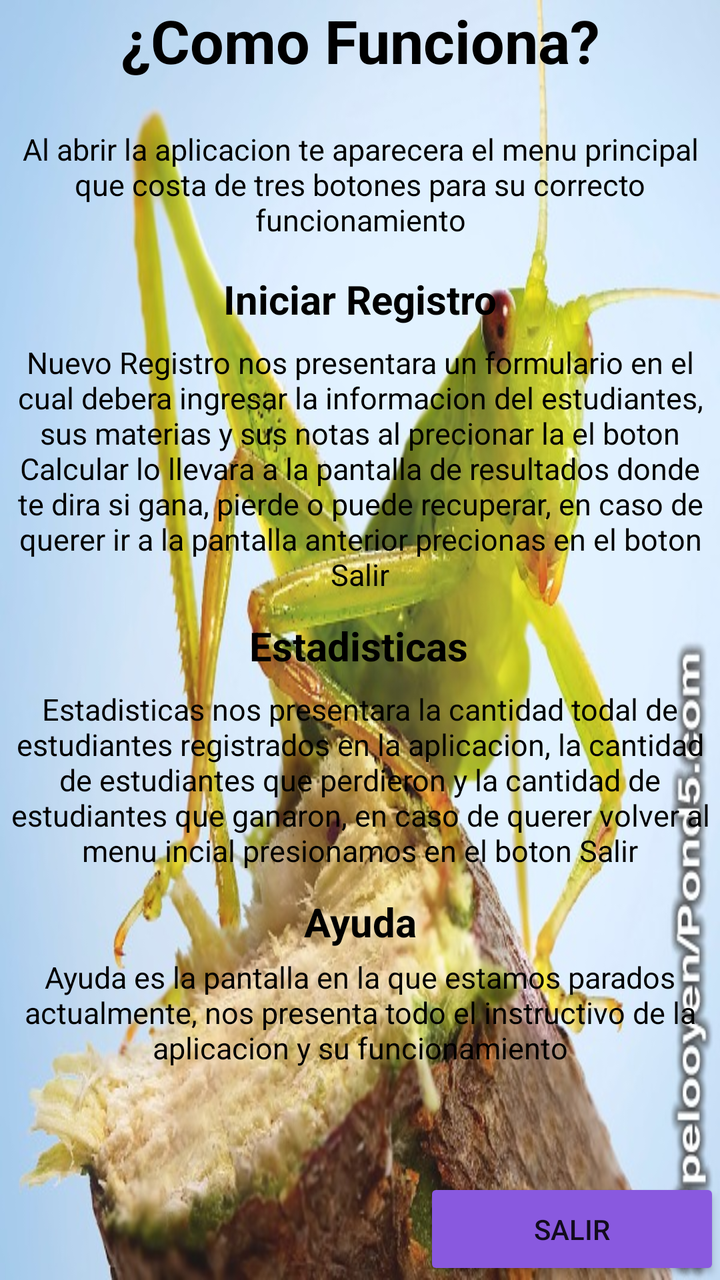
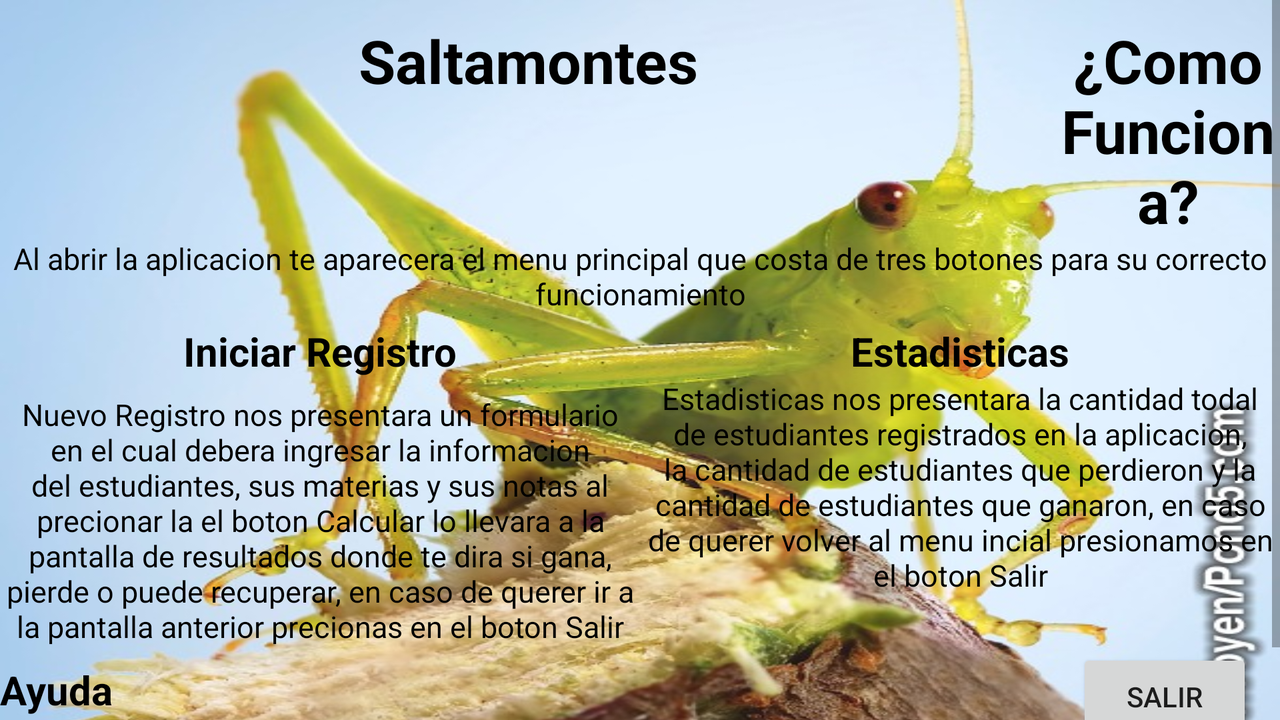

First picture: res/layout/ on a phone held upright. Second picture: the repository's own variant of that layout, on a device whose configuration matches the variant's folder. Source for both follows.
<!-- AndroidManifest.xml: application theme Theme.Saltamontes -->
<!-- res/layout/activity_ayuda.xml -->
<?xml version="1.0" encoding="utf-8"?>
<androidx.constraintlayout.widget.ConstraintLayout xmlns:android="http://schemas.android.com/apk/res/android"
    xmlns:app="http://schemas.android.com/apk/res-auto"
    xmlns:tools="http://schemas.android.com/tools"
    android:layout_width="match_parent"
    android:layout_height="match_parent"
    android:background="@drawable/fondoverde"
    tools:context=".AyudaActivity">

    <ScrollView
        android:layout_width="match_parent"
        android:layout_height="match_parent">

        <androidx.constraintlayout.widget.ConstraintLayout
            android:layout_width="match_parent"
            android:layout_height="match_parent"
            tools:context=".AyudaActivity">

            <TextView
                android:id="@+id/textView3"
                android:layout_width="wrap_content"
                android:layout_height="wrap_content"
                android:gravity="center"
                android:text="@string/Como_Funciona"
                android:textColor="@color/black"
                android:textSize="30dp"
                android:textStyle="bold"
                app:layout_constraintEnd_toEndOf="parent"
                app:layout_constraintStart_toStartOf="parent"
                tools:layout_editor_absoluteY="100dp" />

            <TextView
                android:id="@+id/textView6"
                android:layout_width="wrap_content"
                android:layout_height="wrap_content"
                android:layout_marginTop="16dp"
                android:gravity="center"
                android:text="@string/Nuevo_Registro"
                android:textColor="@color/black"
                android:textSize="20dp"
                android:textStyle="bold"
                app:layout_constraintEnd_toEndOf="parent"
                app:layout_constraintStart_toStartOf="parent"
                app:layout_constraintTop_toBottomOf="@+id/textView5" />

            <TextView
                android:id="@+id/textView8"
                android:layout_width="wrap_content"
                android:layout_height="wrap_content"
                android:layout_marginTop="12dp"
                android:gravity="center"
                android:text="@string/Estadisticas"
                android:textColor="@color/black"
                android:textSize="20dp"
                android:textStyle="bold"
                app:layout_constraintEnd_toEndOf="parent"
                app:layout_constraintHorizontal_bias="0.498"
                app:layout_constraintStart_toStartOf="parent"
                app:layout_constraintTop_toBottomOf="@+id/textView7" />

            <TextView
                android:id="@+id/textView10"
                android:layout_width="wrap_content"
                android:layout_height="wrap_content"
                android:layout_marginTop="12dp"
                android:gravity="center"
                android:text="@string/Ayuda"
                android:textColor="@color/black"
                android:textSize="20dp"
                android:textStyle="bold"
                app:layout_constraintEnd_toEndOf="parent"
                app:layout_constraintStart_toStartOf="parent"
                app:layout_constraintTop_toBottomOf="@+id/textView9" />

            <TextView
                android:id="@+id/textView5"
                android:layout_width="wrap_content"
                android:layout_height="wrap_content"
                android:layout_marginTop="24dp"
                android:text="@string/ComoFunciona"
                android:textAlignment="center"
                android:textColor="@color/black"
                android:textSize="15dp"
                app:layout_constraintEnd_toEndOf="parent"
                app:layout_constraintHorizontal_bias="0.0"
                app:layout_constraintStart_toStartOf="parent"
                app:layout_constraintTop_toBottomOf="@+id/textView3"
                app:layout_goneMarginTop="20dp" />

            <TextView
                android:id="@+id/textView7"
                android:layout_width="wrap_content"
                android:layout_height="wrap_content"
                android:layout_marginTop="8dp"
                android:text="@string/NuevoRegistro"
                android:textAlignment="center"
                android:textColor="@color/black"
                android:textSize="15dp"
                app:layout_constraintEnd_toEndOf="parent"
                app:layout_constraintHorizontal_bias="0.0"
                app:layout_constraintStart_toStartOf="parent"
                app:layout_constraintTop_toBottomOf="@+id/textView6"
                app:layout_goneMarginTop="20dp" />

            <TextView
                android:id="@+id/textView9"
                android:layout_width="wrap_content"
                android:layout_height="wrap_content"
                android:layout_marginTop="8dp"
                android:text="@string/EstadisticasApp"
                android:textAlignment="center"
                android:textColor="@color/black"
                android:textSize="15dp"
                app:layout_constraintEnd_toEndOf="parent"
                app:layout_constraintHorizontal_bias="0.0"
                app:layout_constraintStart_toStartOf="parent"
                app:layout_constraintTop_toBottomOf="@+id/textView8"
                app:layout_goneMarginTop="20dp" />

            <TextView
                android:id="@+id/textView11"
                android:layout_width="wrap_content"
                android:layout_height="wrap_content"
                android:layout_marginTop="4dp"
                android:text="@string/AyudaApp"
                android:textAlignment="center"
                android:textColor="@color/black"
                android:textSize="15dp"
                app:layout_constraintEnd_toEndOf="parent"
                app:layout_constraintHorizontal_bias="0.0"
                app:layout_constraintStart_toStartOf="parent"
                app:layout_constraintTop_toBottomOf="@+id/textView10"
                app:layout_goneMarginTop="20dp" />

        </androidx.constraintlayout.widget.ConstraintLayout>

    </ScrollView>

    <Button
        android:id="@+id/btn_salirAyu"
        android:layout_width="148dp"
        android:layout_height="51dp"
        android:backgroundTint="#8959DF"
        android:text="Salir"
        app:layout_constraintBottom_toBottomOf="parent"
        app:layout_constraintEnd_toEndOf="parent"
        app:layout_constraintHorizontal_bias="1.0"
        app:layout_constraintStart_toStartOf="parent"
        app:layout_constraintTop_toTopOf="parent"
        app:layout_constraintVertical_bias="1.0" />

</androidx.constraintlayout.widget.ConstraintLayout>
<!-- resources referenced by this layout -->
<resources>
  <color name="black">#FF000000</color>
  <!-- drawable fondoverde: jpg bitmap (drawable, 83361 bytes) -->
  <string name="Ayuda">Ayuda</string>
  <string name="AyudaApp">Ayuda es la pantalla en la que estamos parados actualmente, nos presenta todo el instructivo de la aplicacion y su funcionamiento</string>
  <string name="ComoFunciona">Al abrir la aplicacion te aparecera el menu principal que costa de tres botones para su correcto funcionamiento</string>
  <string name="Como_Funciona">¿Como Funciona?</string>
  <string name="Estadisticas">Estadisticas</string>
  <string name="EstadisticasApp">Estadisticas nos presentara la cantidad todal de estudiantes registrados en la aplicacion, la cantidad de estudiantes que perdieron y la cantidad de estudiantes que ganaron, en caso de querer volver al menu incial presionamos en el boton Salir</string>
  <string name="NuevoRegistro">Nuevo Registro nos presentara un formulario en el cual debera ingresar la informacion del estudiantes, sus materias y sus notas al precionar la el boton Calcular lo llevara a la pantalla de resultados donde te dira si gana, pierde o puede recuperar, en caso de querer ir a la pantalla anterior precionas en el boton Salir</string>
  <string name="Nuevo_Registro">Iniciar Registro</string>
  <style name="Theme.Saltamontes" parent="Theme.AppCompat.Light.NoActionBar">
          
          <item name="colorPrimary">@color/purple_500</item>
          <item name="colorPrimaryVariant">@color/purple_700</item>
          <item name="colorOnPrimary">@color/white</item>
          
          <item name="colorSecondary">@color/teal_200</item>
          <item name="colorSecondaryVariant">@color/teal_700</item>
          <item name="colorOnSecondary">@color/black</item>
          
          <item name="android:statusBarColor" tools:targetApi="l">?attr/colorPrimaryVariant</item>
          
      </style>
  <color name="purple_500">#00C853</color>
  <color name="purple_700">#02913E</color>
  <color name="white">#FFFFFFFF</color>
  <color name="teal_200">#64DD17</color>
  <color name="teal_700">#FF018786</color>
</resources>
<!-- res/layout-land/activity_ayuda.xml (the repository's variant of the layout above) -->
<!-- drawn on the phone turned sideways -->
<?xml version="1.0" encoding="utf-8"?>
<androidx.constraintlayout.widget.ConstraintLayout xmlns:android="http://schemas.android.com/apk/res/android"
    xmlns:app="http://schemas.android.com/apk/res-auto"
    xmlns:tools="http://schemas.android.com/tools"
    android:layout_width="match_parent"
    android:layout_height="match_parent"
    android:background="@drawable/fondoverde"
    tools:context=".AyudaActivity">

    <ScrollView
        android:layout_width="match_parent"
        android:layout_height="match_parent">

        <androidx.constraintlayout.widget.ConstraintLayout
            android:layout_width="match_parent"
            android:layout_height="match_parent"
            android:background="@drawable/fondoverde">

            <TableLayout
                android:id="@+id/table"
                android:layout_width="match_parent"
                android:layout_height="wrap_content"
                app:layout_constraintTop_toTopOf="parent">

                <TableRow>

                    <TextView
                        android:id="@+id/textView"
                        android:layout_width="656dp"
                        android:layout_height="wrap_content"
                        android:layout_marginTop="10dp"
                        android:layout_weight="1"
                        android:gravity="center"
                        android:text="@string/app_name"
                        android:textColor="@color/black"
                        android:textSize="30dp"
                        android:textStyle="bold" />

                    <TextView
                        android:id="@+id/textView3"
                        android:layout_width="wrap_content"
                        android:layout_height="104dp"
                        android:layout_marginTop="10dp"
                        android:layout_weight="1"
                        android:gravity="center"
                        android:text="@string/Como_Funciona"
                        android:textColor="@color/black"
                        android:textSize="30dp"
                        android:textStyle="bold" />
                </TableRow>
                <TableRow>

                    <TextView
                        android:id="@+id/textView5"
                        android:layout_width="wrap_content"
                        android:layout_height="wrap_content"
                        android:layout_marginTop="5dp"
                        android:text="@string/ComoFunciona"
                        android:textAlignment="center"
                        android:textColor="@color/black"
                        android:textSize="15dp"
                        android:layout_marginHorizontal="3dp"
                        android:layout_weight="1"/>
                </TableRow>
            </TableLayout>

            <TableLayout
                android:id="@+id/table2"
                android:layout_width="match_parent"
                android:layout_height="wrap_content"
                android:layout_marginTop="5dp"
                app:layout_constraintTop_toBottomOf="@+id/table">

                <TableRow>

                    <TextView
                        android:id="@+id/textView6"
                        android:layout_width="wrap_content"
                        android:layout_height="wrap_content"
                        android:layout_weight="1"
                        android:gravity="center"
                        android:text="@string/Nuevo_Registro"
                        android:textColor="@color/black"
                        android:textSize="20dp"
                        android:textStyle="bold" />

                    <TextView
                        android:id="@+id/textView8"
                        android:layout_width="wrap_content"
                        android:layout_height="wrap_content"
                        android:layout_weight="1"
                        android:gravity="center"
                        android:text="@string/Estadisticas"
                        android:textColor="@color/black"
                        android:textSize="20dp"
                        android:textStyle="bold" />

                </TableRow>

                <TableRow
                    android:layout_width="match_parent"
                    android:layout_height="match_parent">

                    <TextView
                        android:id="@+id/textView7"
                        android:layout_width="wrap_content"
                        android:layout_height="wrap_content"
                        android:layout_marginTop="8dp"
                        android:layout_weight="1"
                        android:text="@string/NuevoRegistro"
                        android:textAlignment="center"
                        android:textColor="@color/black"
                        android:textSize="15dp" />

                    <TextView
                        android:id="@+id/textView9"
                        android:layout_width="wrap_content"
                        android:layout_height="wrap_content"
                        android:layout_weight="1"
                        android:text="@string/EstadisticasApp"
                        android:textAlignment="center"
                        android:textColor="@color/black"
                        android:textSize="15dp" />

                </TableRow>
            </TableLayout>



            <TextView
                android:id="@+id/textView10"
                android:layout_width="wrap_content"
                android:layout_height="wrap_content"
                android:layout_marginTop="8dp"
                android:gravity="center"
                android:text="@string/Ayuda"
                android:textColor="@color/black"
                android:textSize="20dp"
                android:textStyle="bold"
                app:layout_constraintEnd_toEndOf="parent"
                app:layout_constraintHorizontal_bias="0.0"
                app:layout_constraintStart_toStartOf="parent"
                app:layout_constraintTop_toBottomOf="@+id/table2" />


            <TextView
                android:id="@+id/textView11"
                android:layout_width="wrap_content"
                android:layout_height="wrap_content"
                android:layout_marginTop="4dp"
                android:text="@string/AyudaApp"
                android:textAlignment="center"
                android:textColor="@color/black"
                android:textSize="15dp"
                app:layout_constraintEnd_toEndOf="parent"
                app:layout_constraintHorizontal_bias="0.0"
                app:layout_constraintStart_toStartOf="parent"
                app:layout_constraintTop_toBottomOf="@+id/textView10"
                app:layout_goneMarginTop="20dp" />

            <Button
                android:id="@+id/btn_salirAyu"
                android:layout_width="wrap_content"
                android:layout_height="wrap_content"
                android:text="Salir"
                app:layout_constraintBottom_toBottomOf="parent"
                app:layout_constraintEnd_toEndOf="parent"
                app:layout_constraintHorizontal_bias="0.975"
                app:layout_constraintStart_toStartOf="parent"
                app:layout_constraintTop_toTopOf="parent"
                app:layout_constraintVertical_bias="0.921" />

        </androidx.constraintlayout.widget.ConstraintLayout>
    </ScrollView>

</androidx.constraintlayout.widget.ConstraintLayout>
<!-- resources referenced by the variant -->
<!-- as the phone turned sideways resolves them -->
<resources>
  <color name="black">#FF000000</color>
  <!-- drawable fondoverde: jpg bitmap (drawable, 83361 bytes) -->
  <string name="Ayuda">Ayuda</string>
  <string name="AyudaApp">Ayuda es la pantalla en la que estamos parados actualmente, nos presenta todo el instructivo de la aplicacion y su funcionamiento</string>
  <string name="ComoFunciona">Al abrir la aplicacion te aparecera el menu principal que costa de tres botones para su correcto funcionamiento</string>
  <string name="Como_Funciona">¿Como Funciona?</string>
  <string name="Estadisticas">Estadisticas</string>
  <string name="EstadisticasApp">Estadisticas nos presentara la cantidad todal de estudiantes registrados en la aplicacion, la cantidad de estudiantes que perdieron y la cantidad de estudiantes que ganaron, en caso de querer volver al menu incial presionamos en el boton Salir</string>
  <string name="NuevoRegistro">Nuevo Registro nos presentara un formulario en el cual debera ingresar la informacion del estudiantes, sus materias y sus notas al precionar la el boton Calcular lo llevara a la pantalla de resultados donde te dira si gana, pierde o puede recuperar, en caso de querer ir a la pantalla anterior precionas en el boton Salir</string>
  <string name="Nuevo_Registro">Iniciar Registro</string>
  <string name="app_name">Saltamontes</string>
  <style name="Theme.Saltamontes" parent="Theme.AppCompat.Light.NoActionBar">
          
          <item name="colorPrimary">@color/purple_500</item>
          <item name="colorPrimaryVariant">@color/purple_700</item>
          <item name="colorOnPrimary">@color/white</item>
          
          <item name="colorSecondary">@color/teal_200</item>
          <item name="colorSecondaryVariant">@color/teal_700</item>
          <item name="colorOnSecondary">@color/black</item>
          
          <item name="android:statusBarColor" tools:targetApi="l">?attr/colorPrimaryVariant</item>
          
      </style>
  <color name="purple_500">#00C853</color>
  <color name="purple_700">#02913E</color>
  <color name="white">#FFFFFFFF</color>
  <color name="teal_200">#64DD17</color>
  <color name="teal_700">#FF018786</color>
</resources>
